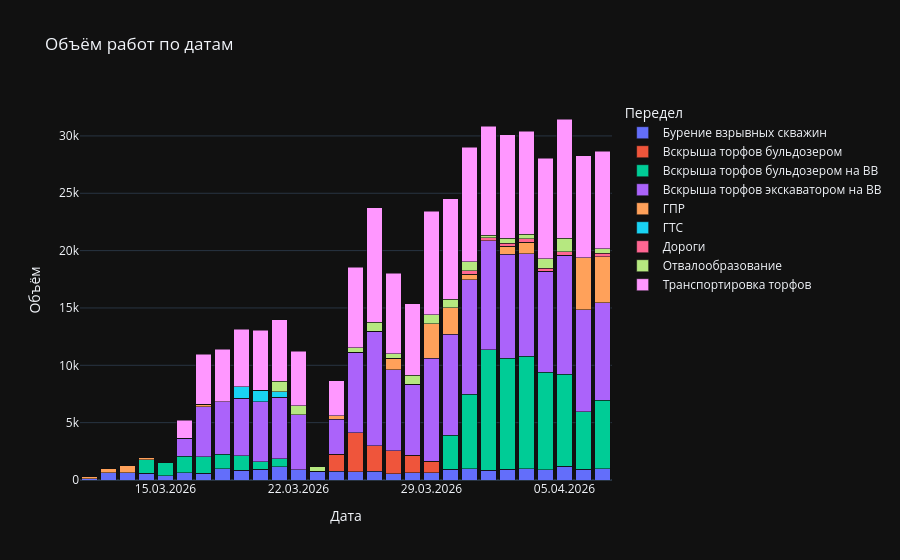

The code cell stored with this chart in its notebook:
### Code cell
# Те колонки, которые реально есть в pivot_teh
id_cols = ["Подразделение", "Передел", "Марка машины"]

# Берём только дата-колонки
value_vars = [col for col in pivot_teh.columns if col not in id_cols]

pivot_long = pivot_teh.melt(
    id_vars=id_cols,
    value_vars=value_vars,
    var_name="Дата",
    value_name="Объём"
)

pivot_long["Дата"] = pd.to_datetime(pivot_long["Дата"], errors="coerce")
pivot_long["Объём"] = pd.to_numeric(pivot_long["Объём"], errors="coerce")
pivot_long = pivot_long.dropna(subset=["Дата", "Объём"])

# Сумма по датам и переделам
plot_df = (
    pivot_long
    .groupby(["Дата", "Передел"], as_index=False)["Объём"]
    .sum()
)

fig = px.bar(
    plot_df,
    x="Дата",
    y="Объём",
    color="Передел",
    title="Объём работ по датам",
    barmode="stack"
)

fig.update_layout(
    xaxis_title="Дата",
    yaxis_title="Объём",
    xaxis_tickformat="%d.%m.%Y"
)

fig.show()
